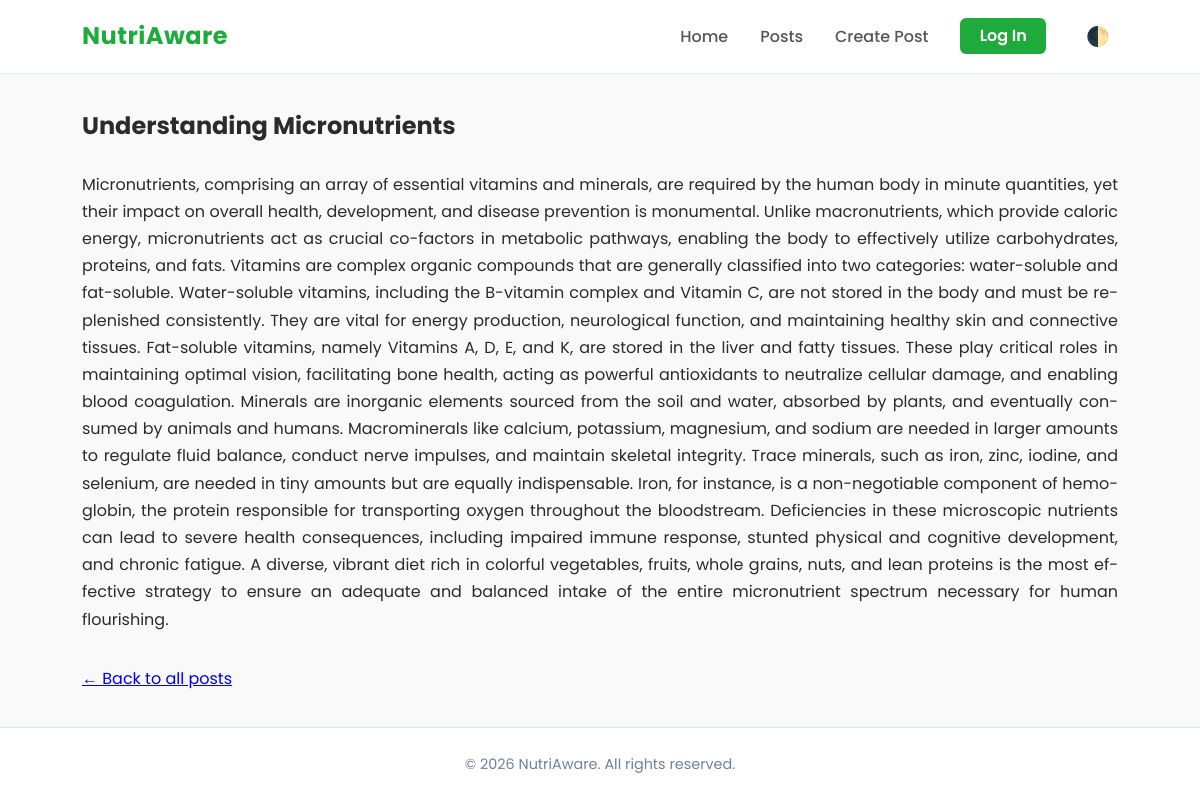
The page /post/post_3/ on the database its author committed.
### post/models.py (models this page shows)
class Post(models.Model):
    title=models.CharField(max_length=60)
    content=models.TextField()
    published_date=models.DateTimeField(auto_now=True)

### post/views.py (the view)
# urls.py: path('post_<int:id>/',views.dynamic_view,name="dynamic_view"),
def dynamic_view(request, id):
    selected_post = get_object_or_404(Post, id=id)
    context = {'post': selected_post}
    return render(request, 'post/post.html', context)

### post/templates/post/post.html (shortened to what this page needs)
{% extends "base.html" %}
{% block content %}
    <article>
        <h1>{{ post.title }}</h1>
        <div style="margin-top: 1.5rem; text-align: justify; hyphens: auto;">
            {{ post.content|linebreaks }}
        </div>
    </article>
    <div style="margin-top: 2rem;">
        <a href="{% url 'home' %}">&larr; Back to all posts</a>
    </div>
{% endblock %}

### templates/base.html (style rules this page uses)
:root { --bg-main: #121212; --bg-secondary: #1e1e1e; --text-main: #e0e0e0; --text-muted: #cccccc; --border-color: #333333; --brand-color: #1eab3b; --brand-hover: #178a2e; --btn-text: #121212; --footer-text: #777777; }
[data-theme="light"] { --bg-main: #f9f9f9; --bg-secondary: #ffffff; --text-main: #2b2b2b; --text-muted: #555555; --border-color: #e2e8f0; --btn-text: #ffffff; --footer-text: #718096; }
* { margin: 0; padding: 0; box-sizing: border-box; }
body { font-family: 'Poppins', sans-serif; background-color: var(--bg-main); color: var(--text-main); line-height: 1.7; display: flex; flex-direction: column; min-height: 100vh; transition: background-color 0.3s ease, color 0.3s ease; }

### rows shown on the page
Post: title "Understanding Micronutrients", content "Micronutrients, comprising an array of essential vitamins and minerals, are required by the human body in minute quantities, yet their impact on overall health, development, and disease prevention is monumental. Unlike macronutrients, which provide caloric energy, micronutrients act as crucial co-factors in metabolic pathways, enabling the body to effectively utilize carbohydrates, proteins, and fats. Vitamins are complex organic compounds that are generally classified into two categories: water-soluble and fat-soluble. Water-soluble vitamins, including the B-vitamin complex and Vitamin C, are not stored in the body and must be replenished consistently. They are vital for energy production,…"
